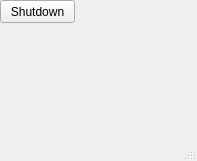
<?xml version="1.0" encoding="UTF-8"?>
<ui version="4.0">
 <class>MainWindow</class>
 <widget class="QMainWindow" name="MainWindow">
  <property name="geometry">
   <rect>
    <x>0</x>
    <y>0</y>
    <width>197</width>
    <height>161</height>
   </rect>
  </property>
  <property name="windowTitle">
   <string>MainWindow</string>
  </property>
  <widget class="QWidget" name="centralwidget">
   <widget class="QPushButton" name="pushButton">
    <property name="geometry">
     <rect>
      <x>0</x>
      <y>0</y>
      <width>75</width>
      <height>23</height>
     </rect>
    </property>
    <property name="text">
     <string>Shutdown</string>
    </property>
   </widget>
  </widget>
  <widget class="QMenuBar" name="menubar">
   <property name="geometry">
    <rect>
     <x>0</x>
     <y>0</y>
     <width>197</width>
     <height>21</height>
    </rect>
   </property>
  </widget>
  <widget class="QStatusBar" name="statusbar"/>
 </widget>
 <resources/>
 <connections/>
</ui>
